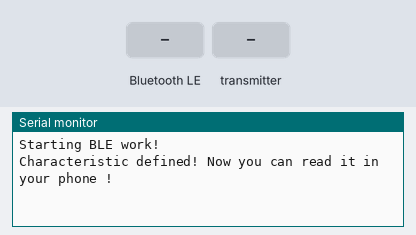
A sketch run on a simulated ESP32. On the bench: the last lines printed to the serial monitor. Inputs (shaded band) come from the test bench. Nothing arrives over Bluetooth unless stated; a phone connects over Bluetooth LE 3 s after start.

Above: at 1.2 s.
1.3 s: Bluetooth LE write "5" received
At 1.62 s:
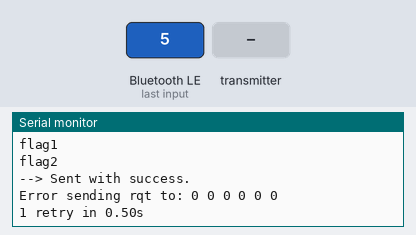
2.8 s: the transmitter starts sending id = 0
At 3.61 s:
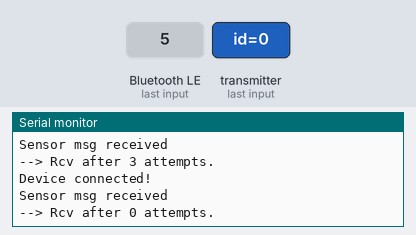

Measured:
- after the input at 1.3 s, the serial monitor: prints a new line at once (image 1)
- after the input at 2.8 s, the serial monitor: prints a new line at once (image 2)

The sketch:

Final_master_sleep_mode.ino
```cpp
///// SLEEP
//EEPROM
#include <EEPROM.h>
#define EEPROM_SIZE 13
//ESP_NOW
#include <WiFi.h>
#include <esp_now.h>

//ESPBLE
#include <BLEDevice.h>
#include <BLEUtils.h>
#include <BLEServer.h>

//#include <Arduino.h>

// Define data structure
typedef struct sensor_msg {
  int id; // ID of sender
  int val; // Sensor value
  int batteryvalue; //Battery value
} sensor_msg;

typedef struct master_msg {
  uint8_t macAddr[6]; // Mac Address
  int id; // ID of sender
} master_msg;


// Sent data callback function
void OnDataSent(const uint8_t *macAddr, esp_now_send_status_t status)
{
  Serial.print("Last Packet Send Status: ");
  Serial.println(status == ESP_NOW_SEND_SUCCESS ? "Delivery Success" : "Delivery Fail");
}

// Create structured data object
sensor_msg myData;
master_msg myDatar;

uint8_t myMac[] = {0xE8,0x31,0xCD,0xFC,0x98,0x60};//E8:31:CD:FC:98:60 E04
uint8_t broadcastAddress[] = {0,0,0,0,0,0};
uint8_t broadcastAddress1[] = {0xAC,0x67,0xB2,0x36,0x53,0xDC};

// Register peer
esp_now_peer_info_t peerInfo;

int i;
int j=0;
int nbcapteur = 1;
String Message_app;

// See the following for generating UUIDs:
// https://www.uuidgenerator.net/

#define SERVICE_UUID        "3dc109c8-75eb-4eb5-953f-e168d2ef086c"
#define CHARACTERISTIC_UUID "44567dfe-508b-11ed-bdc3-0242ac120002"

bool deviceConnected = false;
bool oldDeviceConnected = false;

bool sensor_sleeping = false; // By default
bool sensor_msg_rcv = false;

//DMTimer timer_wakeup_sensor(500000); // 0.5s en microsecondes
unsigned long previous_time = 0;
unsigned long current_time;
int i_try = 0;

String strToString(std::string str) {
  return str.c_str();
}

void OnDataRecv(const uint8_t * mac, const uint8_t *incomingData, int len) {
    sensor_sleeping = false;
    sensor_msg_rcv = true;
    Serial.println("Sensor msg received");
    memcpy(&myData, incomingData, sizeof(myData));
    Message_app+=String(myData.id)+":"+String(myData.val)+",";
    j++;
}

BLECharacteristic Characteristic (
                                   CHARACTERISTIC_UUID,
                                   BLECharacteristic::PROPERTY_READ |
                                   BLECharacteristic::PROPERTY_WRITE
                                   );


class MyServerCallbacks: public BLEServerCallbacks {
    void onConnect(BLEServer* pServer) {
      deviceConnected = true;
      Serial.println("Device connected!");
    };

    void onDisconnect(BLEServer* pServer) {
      deviceConnected = false;
      Serial.println("Device disconnected!");
      pServer->getAdvertising()->start();
    }


};
class MyCallbacksDistanceCaptor: public BLECharacteristicCallbacks {
    void onWrite(BLECharacteristic * pMyCharacDisCap) {
      std::string rxValue = pMyCharacDisCap->getValue();
      String msg = strToString(rxValue);
      Serial.println(msg);
      nbcapteur = msg.substring(0).toInt();
      Message_app ="";
      Serial.println(nbcapteur);
      i = 0;
      j = 0;
      Serial.println("App msg received.");
      sensor_sleeping = true;
      while (i<nbcapteur)
      {
        //Message du type : 3_1:ABCDEFGHIJKL2:ABCDEFGHIJKL3:ABCDEFGHIJKL4:ABCDEFGHIJKL
          memcpy(myDatar.macAddr, myMac, 6);
          myDatar.id = msg.substring(3+(i*14)).toInt();
          String baddres = msg.substring(4+i*14, 2+(i+1)*14);
          Serial.println("flag1");
          Serial.println(baddres);
          for (int j=0; j<6;j++){
            int str_len = 3;
            // Prepare the character array (the buffer)
            char char_array[3];
            String SEC = baddres.substring(0+(j*2),2+(j*2));
            // Copy it over
            SEC.toCharArray(char_array, str_len);
            broadcastAddress[j] = strtoul(char_array, NULL, 16 );//("0x"+baddres.substring(0+(j*2),1+(j*2))).toInt();
//            Serial.println(broadcastAddress[j]);
//            Serial.println(SEC);
          }
          Serial.println("flag2");
          memcpy(peerInfo.peer_addr, broadcastAddress, 6);
          peerInfo.channel = 0;
          peerInfo.encrypt = false;
          if (esp_now_add_peer(&peerInfo) != ESP_OK){
            Serial.println("Failed to add peer");
            return;
          }

          // Make sure sensor received rqt
          esp_err_t result = esp_now_send(broadcastAddress, (uint8_t *) &myDatar, sizeof(myDatar));
          if (result == ESP_OK) {
            Serial.println("--> Sent with success.");
          }

//          else {
//            Serial.println("Error sending the data");
//          }
          esp_now_del_peer(peerInfo.peer_addr);
          i++;
      }
    }
};

void setup() {
    Serial.begin(115200);
    Serial.println("Starting BLE work!");

    // Set ESP32 WiFi mode to Station temporarly
    WiFi.mode(WIFI_STA);

    // Initialize ESP-NOW
    if (esp_now_init() != 0) {
      Serial.println("Error initializing ESP-NOW");
      return;
    }

    BLEDevice::init("Master Pilot");
    BLEServer *pServer = BLEDevice::createServer();
    pServer->setCallbacks(new MyServerCallbacks());
    BLEService *pService = pServer->createService(SERVICE_UUID);
    pService->addCharacteristic(&Characteristic);

    Characteristic.setCallbacks(new MyCallbacksDistanceCaptor());
    Characteristic.setValue("start");
    pService->start();

    BLEAdvertising *pAdvertising = BLEDevice::getAdvertising();
    pAdvertising->addServiceUUID(SERVICE_UUID);
    pAdvertising->setScanResponse(true);
    pAdvertising->setMinPreferred(0x06);  // functions that help with iPhone connections issue
    pAdvertising->setMinPreferred(0x12);
    BLEDevice::startAdvertising();
    Serial.println("Characteristic defined! Now you can read it in your phone !");

    esp_now_register_recv_cb(OnDataRecv);//Agit comme une interruption lance la fonction dès la reception d'un message
}


void loop()
{
  if(j>=nbcapteur){

    //Characteristic.setValue(&Message_app);
    Serial.println(Message_app);
    Serial.println("Value send to phone");
    j=0;
    nbcapteur=1;
  }

//  i_try = 1;
  if (sensor_sleeping){ // Wait a response from sensor
    current_time = millis();

    float dt_try = 0.5; //sec             <-------------------------------------------------------------

    if (current_time > previous_time + dt_try*1000) {
      previous_time = current_time;

      memcpy(peerInfo.peer_addr, broadcastAddress, 6);
      peerInfo.channel = 0;
      peerInfo.encrypt = false;
      if (esp_now_add_peer(&peerInfo) != ESP_OK){
        Serial.println("Failed to add peer");
        return;
      }

      Serial.print("Error sending rqt to: ");
      for(int k = 0; k < 6; k++) {Serial.print(broadcastAddress[k], HEX); Serial.print(" ");} Serial.println();
      i_try++;
      Serial.println(String(i_try) + " retry in " + String(dt_try) + "s");
      esp_err_t result = esp_now_send(broadcastAddress, (uint8_t *) &myDatar, sizeof(myDatar));
//      delay(30);
      esp_now_del_peer(peerInfo.peer_addr);
    }
  }
  if (sensor_msg_rcv){
    Serial.println("--> Rcv after " + String(i_try) + " attempts.");
    i_try = 0;
    sensor_msg_rcv = false;
  }
}
```
